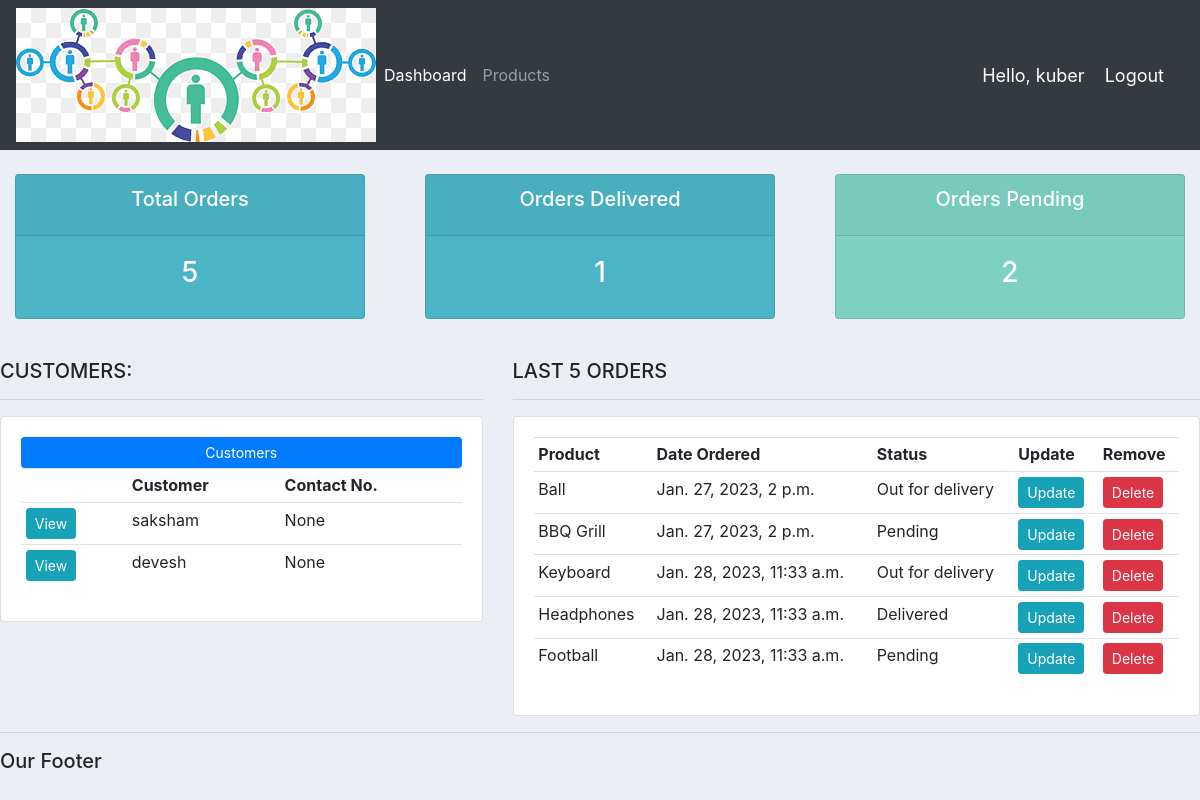
The app's page / (signed in) with its own data.
### accounts/models.py (models this page shows, shortened)
class Customer(models.Model):
    user = models.OneToOneField(User,null=True,blank=True,on_delete=models.CASCADE)
    name = models.CharField(max_length=200,null=True)
    phone = models.CharField(max_length=200,null=True)
    email = models.CharField(max_length=200,null=True)
    date_created = models.DateTimeField(auto_now_add =True,null=True)
    profile_pic = models.ImageField(default="ba9fd6137076385.Y3JvcCwzNzY3LDI5NDcsMCwyNzk.jpg",null=True,blank=True)
    objects = models.Manager()

class Order(models.Model):
    STATUS = (
        ('Pending','Pending'),
        ('Out for delivery','Out for delivery'),
        ('Delivered','Delivered'),
    )
    customer  = models.ForeignKey(Customer,null=True,on_delete=models.SET_NULL)
    products = models.ForeignKey(Product,null=True,on_delete=models.SET_NULL)
    status = models.CharField(max_length=200,null=True,choices = STATUS)
    date_created = models.DateTimeField(auto_now_add =True,null=True)
    note  = models.CharField(max_length=200,null=True,choices=STATUS)
    objects = models.Manager()

class Product(models.Model):
    CATEGORY = (
        ('Indoor','Indoor'),
        ('Out Door','Out Door'),
    )
    name = models.CharField(max_length=200,null=True)
    price = models.FloatField(null=True)
    category = models.CharField(max_length=200,null=True,choices=CATEGORY)
    description = models.CharField(max_length=200,null=True,blank=True)
    date_created = models.DateTimeField(auto_now_add =True,null=True)
    tags = models.ManyToManyField(Tag)
    def __str__(self):
        return self.name
    objects = models.Manager()

### accounts/decorators.py (the view)
    def wrapper_function(request,*args,**kwargs):
        group = None
        if request.user.groups.exists():
            group = request.user.groups.all()[0].name
        if group == 'customer':
            return redirect('user-page')
        if group == 'admin':
            return view_func(request,*args,**kwargs)

### accounts/views.py (called while the page is built)
@login_required(login_url='login')
@admin_only
def home(request):
    orders = Order.objects.all()
    customers = Customer.objects.all()
    total_customers = customers.count()
    total_orders = orders.count()
    delivered = orders.filter(status='Delivered').count()
    pending = orders.filter(status='Pending').count()
    context = {'orders':orders,'customers':customers,'total_orders':total_orders,'delivered':delivered,'pending':pending,}
    return render(request,'accounts/dashboard.html',context)

### accounts/templates/accounts/dashboard.html
{% extends 'accounts/main.html' %}
{% block content %}
{% include 'accounts/status.html' %}
<br>
<div class ="row">
    <div class="col-md-5">
        <h5>CUSTOMERS:</h5>
        <hr>
        <div class = "card card-body">
            <a class = "btn btn-primary btn-sm btn-block" href=""> Customers
            </a>
            <table class = "table table-sm">
                <tr>
                    <th></th>
                    <th>Customer</th>
                    <th>Contact No.</th>
                </tr>
                {% for customer in customers%}
                    <tr>
                        <td><a class="btn btn-sm btn-info" href="{% url 'customer' customer.id %}">View</a></td>
                        <td>{{customer.name}}</td>
                        <td>{{customer.phone}}</td>
                    </tr>
                {% endfor %}
            </table>
        </div>
    </div>
    <div class="col-md-7">
        <h5>LAST 5 ORDERS</h5>
        <hr>
        <div class = "card card-body">
            <table class = "table table-sm">
                <tr>
                    <th>Product</th>
                    <th>Date Ordered</th>
                    <th>Status</th>
                    <th>Update</th>
                    <th>Remove</th>
                </tr>
                {% for order in orders%}
                    <tr>
                        <td>{{order.products}}</td>
                        <td>{{order.date_created}}</td>
                        <td>{{order.status}}</td>
                        <td><a class="btn btn-sm btn-info" href="{% url 'update_order' order.id %}">Update</a></td>
                        <td><a class="btn btn-sm btn-danger" href="{% url 'delete_order' order.id %}">Delete</a></td>
                    </tr>
                {% endfor %}
            </table>
        </div>
    </div>
</div>
{% endblock %}

### accounts/templates/accounts/main.html (shortened to what this page needs)
{% load static %}
<!doctype html>
<html>
<head>
<link rel="stylesheet" href="https://cdn.jsdelivr.net/npm/bootstrap@4.3.1/dist/css/bootstrap.min.css">
<link rel="stylesheet" type="text/css" href="{% static '/css/main.css' %}">
</head>
<body>
    {% include 'accounts/navbar.html' %}
    {% block content %}
    {% endblock %}
    <hr>
    <h5>Our Footer</h5>
</body>
</html>

### accounts/templates/accounts/navbar.html (shortened to what this page needs)
{% load static %}
<nav class="navbar navbar-expand-lg navbar-dark bg-dark">
    <img src="{% static 'images/pogo.png' %}">
    <div class="collapse navbar-collapse" id="navbarNav">
      <ul class="navbar-nav">
        {% if request.user.is_staff %}
        <li class="nav-item active">
          <a class="nav-link" href="{% url 'home' %}">Dashboard</a>
        </li>
        <li class="nav-item">
          <a class="nav-link" href="{% url 'products' %}">Products</a>
        </li>
        {% else %}
        <li class="nav-item">
          <a class="nav-link" href="{% url 'account' %}">Settings</a>
        </li>
        {% endif %}
      </ul>
    </div>
    <span class = "hello-msg">Hello, {{request.user}}</span>
    <span><a class = "hello-msg" href="{% url 'logout' %}">Logout</a></span>
  </nav>

### accounts/templates/accounts/status.html
<br>
<div class = "row">
    <div class = "col">
        <div class = "col-md">
            <div class = "card text-center text-white mb-3" id="total-orders">
                <div class="card-header">
                    <h5 class = "card-title">Total Orders</h5>
                </div>
                <div class="card-body">
                    <h3 class=""card-title>{{total_orders}}</h3>
                </div>
            </div>
        </div>
    </div>
    <div class = "col">
        <div class = "col-md">
            <div class = "card text-center text-white mb-3" id="orders-delivered">
                <div class="card-header">
                    <h5 class = "card-title">Orders Delivered</h5>
                </div>
                <div class="card-body">
                    <h3 class=""card-title>{{delivered}}</h3>
                </div>
            </div>
        </div>
    </div>
    <div class = "col">
        <div class = "col-md">
            <div class = "card text-center text-white mb-3" id="orders-pending">
                <div class="card-header">
                    <h5 class = "card-title">Orders Pending</h5>
                </div>
                <div class="card-body">
                    <h3 class=""card-title>{{pending}}</h3>
                </div>
            </div>
        </div>
    </div>
</div>

### static/css/main.css (style rules this page uses)
body { background-color: #ebeff5; }
#total-orders { background-color:#4cb4c7; }
#orders-delivered { background-color:#4cb4c7; }
#orders-pending { background-color:#7CD1C0; }

### accounts/templates/accounts/navbar.html (style rules this page uses)
.hello-msg { font-size:18px; color:#fff; margin-right: 20px; }

### records on screen
Customer: name "saksham", phone "None"
Customer: name "devesh", phone "None"
Order: products "Ball", date_created "Jan. 27, 2023, 2 p.m.", status "Out for delivery"
Order: products "BBQ Grill", date_created "Jan. 27, 2023, 2 p.m.", status "Pending"
Order: products "Keyboard", date_created "Jan. 28, 2023, 11:33 a.m.", status "Out for delivery"
Order: products "Headphones", date_created "Jan. 28, 2023, 11:33 a.m.", status "Delivered"
Order: products "Football", date_created "Jan. 28, 2023, 11:33 a.m.", status "Pending"

### other values on screen
{{ request.user }} "kuber"
{{ total_orders }} "5"
{{ delivered }} "1"
{{ pending }} "2"
